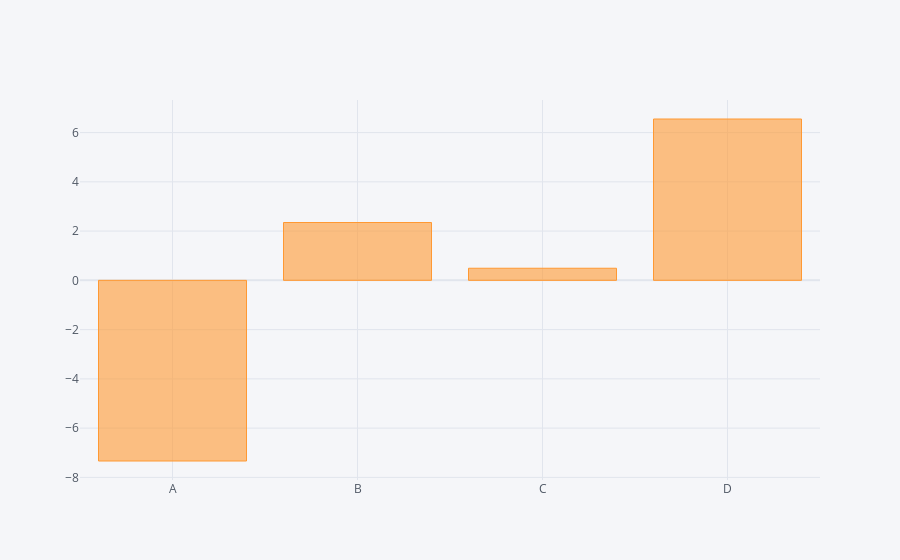

Write notebook code for a chart like this one.
### Code cell
df.sum().iplot(kind='bar')

### Figure 1 — Plotly figure (JSON) as saved in the notebook; plotly's stock layout.template omitted (floating-point values rounded to 4 significant figures)
{"data": [{"marker": {"color": "rgba(255, 153, 51, 0.6)", "line": {"color": "rgba(255, 153, 51, 1.0)", "width": 1}}, "name": "None", "orientation": "v", "text": "", "type": "bar", "x": ["A", "B", "C", "D"], "y": [-7.335, 2.349, 0.4916, 6.551]}], "layout": {"legend": {"bgcolor": "#F5F6F9", "font": {"color": "#4D5663"}}, "paper_bgcolor": "#F5F6F9", "plot_bgcolor": "#F5F6F9", "title": {"font": {"color": "#4D5663"}}, "xaxis": {"gridcolor": "#E1E5ED", "showgrid": true, "tickfont": {"color": "#4D5663"}, "title": {"font": {"color": "#4D5663"}, "text": ""}, "zerolinecolor": "#E1E5ED"}, "yaxis": {"gridcolor": "#E1E5ED", "showgrid": true, "tickfont": {"color": "#4D5663"}, "title": {"font": {"color": "#4D5663"}, "text": ""}, "zerolinecolor": "#E1E5ED"}}}
